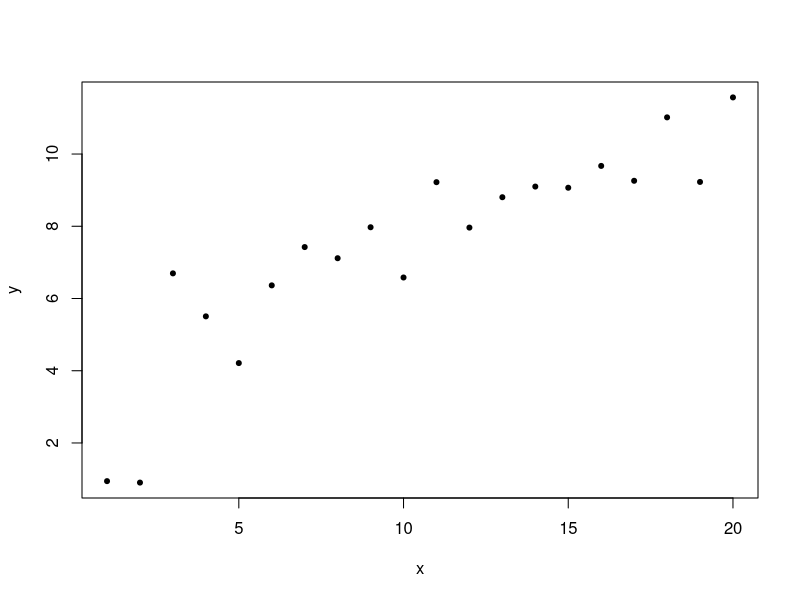

The R script that drew this image:
## ---- chunk 1
knitr::opts_chunk$set(echo = TRUE)
## ---- chunk 2
x <- 1:20

y <- rnorm(length(x), 2 + 0.5*x, 1.5)

plot(y ~ x, pch = 20)
## ---- chunk 3
lm(y ~ x)
## ---- chunk 4
cov(x,y)/var(x)
## ---- chunk 5
mmX <- model.matrix(~x)
mmX 
## ---- chunk 6
solve(t(mmX) %*% mmX) %*% t(mmX) %*% y
